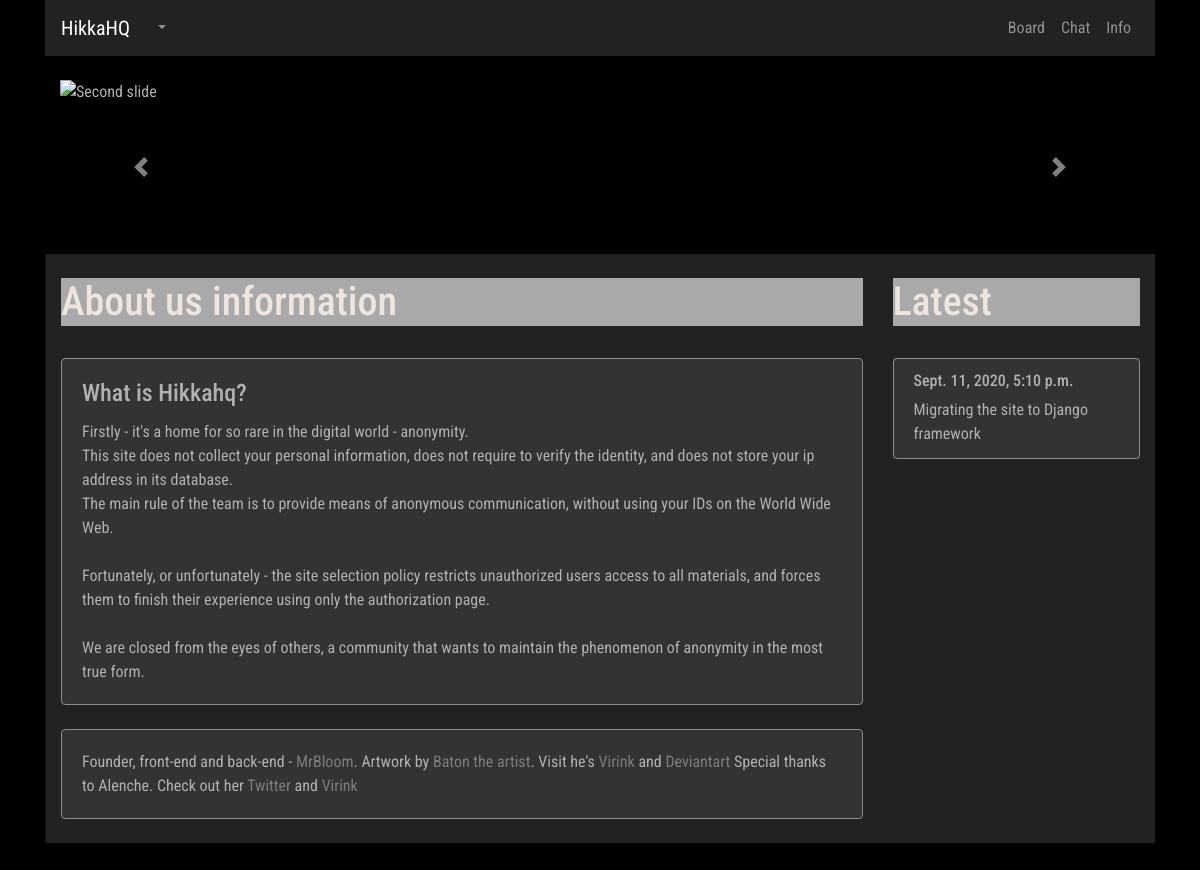
The app's page /info/ with its own data.
### manager/models.py (models this page shows, shortened)
class ChangeLog(models.Model):
    note_author = models.ForeignKey(User, on_delete=models.CASCADE)
    note_text = models.CharField('Note text', max_length=300)
    note_date = models.DateTimeField('Note date', auto_now=True)

### paper/views.py (the view)
# urls.py: path('info/', views.info_view, name='info'),
def info_view(request):
    logs = ChangeLog.objects.order_by('-note_date')[:10]
    context = {
        'logs': logs,
    }
    return render(request, 'info.html', context)

### paper/templates/info.html (shortened to what this page needs)
{% extends 'hat.html' %}
{% block content %}
<div class="row col-">
        <div class="col-sm-12 col-lg-9 col- content">
       <br>
<div class="trds">
  <main class="contentd" role="main">
  <header>
 <h1 data-text="Abot us information">About us <span class="hide-mobile">information
</span></h1></header></main></div>
<br>
<div class="card">
  <div class="card-body">  <h4 class="card-title">What is Hikkahq?</h4>
Firstly - it's a home for so rare in the digital world - anonymity.<br>
This site does not collect your personal information, does not require
to verify the identity, and does not store your ip address in its
database.<br>
The main rule of the team is to provide means of anonymous communication, without using your IDs on the World Wide Web.<br>
<br>
Fortunately, or unfortunately - the site selection policy restricts
unauthorized users access to all materials, and forces them to finish
their experience using only the authorization page. <br>
<br>
We are closed from the eyes of others, a community that wants to maintain the phenomenon of anonymity in the most true form.
  </div>
</div>
<br>
<div class="card">
  <div class="card-body">
    Founder, front-end and back-end - <a href="https://hikkahq.me/hikkahq.me/user.php?user=MrBloom"> MrBloom</a>.
   Artwork by <a href="https://hikkahq.me/hikkahq.me/user.php?user=RickyRaeBaton">Baton the artist</a>. Visit he's <a href="https://virink.com/rickyraebaton" target="_blank"> Virink</a> and <a href="https://rickyraebaton.deviantart.com/" target="_blank"> Deviantart </a>
   Special thanks to Alenche. Check out her <a href="https://twitter.com/UkySo" target="_blank">Twitter</a> and <a href="https://virink.com/alnche" target="_blank">Virink</a>
  </div>
</div>
<br>
</div>
      <div class="col-sm-12 col-lg-3 col- left-sidebar">
      <br>
       <div class="trds">
  <main class="contentd" role="main">
  <header>
 <h1 data-text="Latest">Latest</h1></header></main></div> <br>
<ul class="list-group">
    {% if logs %}
    {% for log in logs %}
  <li class="list-group-item"> <h6> {{ log.note_date }} </h6>
      {{ log.note_text }}</li>
    {% endfor %}
    {% else %}
    No logs to display
    {% endif %}
</ul>
<br>
    </div>
 </div>
{% endblock %}

### static/css/master.css (style rules this page uses)
﻿.head-block,.top-menu,.top-material,.left-sidebar,.content { background:#222222; margin-bottom:5px; }
.content { border-left:1px solid #0f0f0f; }
.card { background: #333333; border-color: #868e96; }
.list-group, .list-group-item { background: #333333; border-color: #868e96; }
body { font-family: 'Roboto Condensed', sans-serif; font-size: initial; }
a { color: #7c7c7c; font-size: initial; }
body { background: #000; color: #b0b0b0; }
.contentd header h1 { position:relative;color:#eee5de }
.contentd header h1:after, .contentd header h1:before { position:absolute;top:0;overflow:hidden;clip:rect(0,100vw,0,0);content:attr(data-text);background: #a9a9a9 }
.contentd header h1:before { left:-1vmin;animation:noise 7s infinite steps(3,end) alternate-reverse;color:#71fcff;text-shadow:.4vmin 0 #00f,-.2vmin 1vmin red }
.contentd header h1:after { left:1vmin;animation:noise-alt 5s infinite steps(3,end) alternate-reverse;color:#ff9eed;text-shadow:-2vmin 0 #ff0,.1vmin -1vmin #00f }
.trds { background: #a9a9a9; }

### records on screen
ChangeLog: note_date "Sept. 11, 2020, 5:10 p.m.", note_text "Migrating the site to Django framework"
